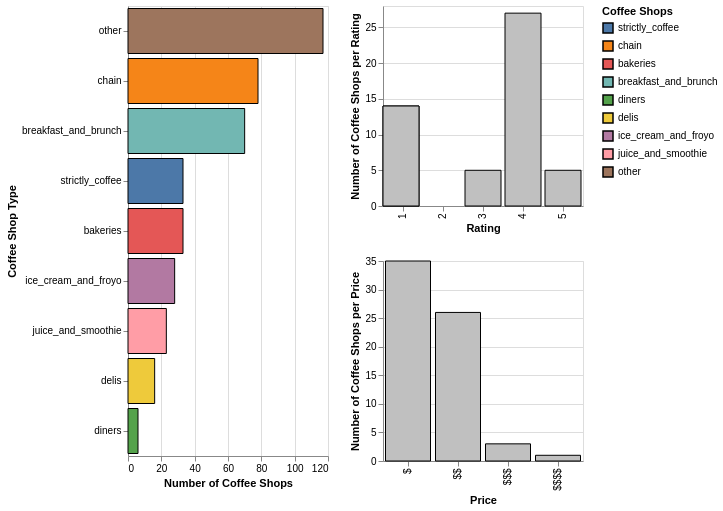

Write a Vega-Lite specification for this figure.
### Vega-Lite specification from a JSON file in a GitHub repository (floating-point values rounded to 4 significant figures; data arrays with more than 128 entries replaced by an {"elided": "..."} marker saying what was removed)
{"config": {"view": {"width": 400, "height": 300}}, "hconcat": [{"data": {"values": {"elided": "404 records"}}, "mark": {"type": "bar", "stroke": "Black"}, "encoding": {"color": {"type": "nominal", "field": "primary_category", "legend": {"title": "Coffee Shops"}, "scale": {"domain": ["strictly_coffee", "chain", "bakeries", "breakfast_and_brunch", "diners", "delis", "ice_cream_and_froyo", "juice_and_smoothie", "other"], "scheme": "tableau10"}}, "x": {"type": "quantitative", "aggregate": "count", "axis": {"title": "Number of Coffee Shops"}}, "y": {"type": "nominal", "axis": {"title": "Coffee Shop Type"}, "field": "primary_category", "sort": {"op": "count", "order": "descending"}}}, "height": 450, "width": 200}, {"vconcat": [{"data": {"values": [{"Store_Name": "Morsels", "Price": "$", "Rating": 3.5, "primary_category": "strictly_coffee"}, {"Store_Name": "Ebar", "Price": "$", "Rating": 4, "primary_category": "strictly_coffee"}, {"Store_Name": "Simmer Cafe", "Price": "$$", "Rating": 4, "primary_category": "strictly_coffee"}, {"Store_Name": "Starbucks", "Price": "$$", "Rating": 3, "primary_category": "chain"}, {"Store_Name": "Cafe 100", "Price": "$", "Rating": 4, "primary_category": "other"}, {"Store_Name": "Aviva by Kameel", "Price": "$$", "Rating": 5, "primary_category": "juice_and_smoothie"}, {"Store_Name": "The Warhorse Coffee Joint", "Price": "$", "Rating": 4.5, "primary_category": "strictly_coffee"}, {"Store_Name": "The Goat Farm", "Price": "$", "Rating": 4.5, "primary_category": "other"}, {"Store_Name": "Land of a Thousand Hills Midtown", "Price": "$$", "Rating": 4, "primary_category": "bakeries"}, {"Store_Name": "Empire State South", "Price": "$$$", "Rating": 4, "primary_category": "other"}, {"Store_Name": "Arden's Garden", "Price": "$", "Rating": 4, "primary_category": "chain"}, {"Store_Name": "The Flying Biscuit Cafe", "Price": "$$", "Rating": 4, "primary_category": "breakfast_and_brunch"}, {"Store_Name": "Tropical Smoothie Cafe", "Price": "$", "Rating": 4, "primary_category": "juice_and_smoothie"}, {"Store_Name": "J. Christopher's", "Price": "$$", "Rating": 3, "primary_category": "breakfast_and_brunch"}, {"Store_Name": "Hodgepodge Coffeehouse & Gallery", "Price": "$", "Rating": 4, "primary_category": "bakeries"}, {"Store_Name": "Callie's Hot Little Biscuit", "Price": "$", "Rating": 4, "primary_category": "bakeries"}, {"Store_Name": "Cacao Atlanta Chocolate", "Price": "$$$", "Rating": 3, "primary_category": "other"}, {"Store_Name": "Java Jive Coffee House and Cafe", "Price": "$", "Rating": 3.5, "primary_category": "breakfast_and_brunch"}, {"Store_Name": "Callie's Hot Little Biscuit", "Price": "$", "Rating": 4, "primary_category": "bakeries"}, {"Store_Name": "Flats Handcrafted Flatbreads", "Price": "$", "Rating": 4, "primary_category": "juice_and_smoothie"}, {"Store_Name": "Starbucks", "Price": "$", "Rating": 3.5, "primary_category": "chain"}, {"Store_Name": "Cheese Caked", "Price": "$$", "Rating": 4, "primary_category": "other"}, {"Store_Name": "Good Food Truck", "Price": "$", "Rating": 4.5, "primary_category": "other"}, {"Store_Name": "Proof Bakeshop", "Price": "$", "Rating": 4, "primary_category": "bakeries"}, {"Store_Name": "Revolution Doughnuts", "Price": "$$", "Rating": 4.5, "primary_category": "other"}, {"Store_Name": "Park View Cafe", "Price": "$", "Rating": 3.5, "primary_category": "other"}, {"Store_Name": "Java World Coffee Cart", "Price": "$", "Rating": 4.5, "primary_category": "breakfast_and_brunch"}, {"Store_Name": "Kroger", "Price": "$$", "Rating": 3.5, "primary_category": "other"}, {"Store_Name": "Brother Moto", "Price": "$", "Rating": 4.5, "primary_category": "other"}, {"Store_Name": "Little's Food Store and Grill", "Price": "$", "Rating": 4.5, "primary_category": "other"}, {"Store_Name": "Jayida Ché Tea Spot", "Price": "$$", "Rating": 5, "primary_category": "strictly_coffee"}, {"Store_Name": "Morelli's Gourmet Ice Cream & Desserts", "Price": "$", "Rating": 4.5, "primary_category": "ice_cream_and_froyo"}, {"Store_Name": "Carver Neighborhood Market", "Price": "$", "Rating": 4.5, "primary_category": "other"}, {"Store_Name": "Firelight Coffee Roasters", "Price": "$", "Rating": 4.5, "primary_category": "other"}, {"Store_Name": "Buckhead Diner", "Price": "$$", "Rating": 3.5, "primary_category": "breakfast_and_brunch"}, {"Store_Name": "Taverna Buckhead", "Price": "$$", "Rating": 3.5, "primary_category": "breakfast_and_brunch"}, {"Store_Name": "Vegan Dream Doughnuts", "Price": "$$", "Rating": 4, "primary_category": "other"}, {"Store_Name": "Gato", "Price": "$", "Rating": 4, "primary_category": "breakfast_and_brunch"}, {"Store_Name": "Sean's Harvest Market", "Price": "$", "Rating": 4.5, "primary_category": "juice_and_smoothie"}, {"Store_Name": "Rhodes Family Bakery", "Price": "$$", "Rating": 3.5, "primary_category": "bakeries"}, {"Store_Name": "Whiskey Bird", "Price": "$$", "Rating": 4.5, "primary_category": "breakfast_and_brunch"}, {"Store_Name": "Sprouts Farmers Market", "Price": "$$", "Rating": 4, "primary_category": "other"}, {"Store_Name": "Municipal Market", "Price": "$$", "Rating": 4, "primary_category": "other"}, {"Store_Name": "Starbucks", "Price": "$", "Rating": 3, "primary_category": "chain"}, {"Store_Name": "Exxon", "Price": "$$$$", "Rating": 3, "primary_category": "other"}, {"Store_Name": "Kroger", "Price": "$$", "Rating": 3.5, "primary_category": "other"}, {"Store_Name": "Baskin Robbins", "Price": "$", "Rating": 3.5, "primary_category": "ice_cream_and_froyo"}, {"Store_Name": "Sweet Hut", "Price": "$$", "Rating": 4, "primary_category": "bakeries"}, {"Store_Name": "Godiva Chocolatier", "Price": "$$$", "Rating": 4, "primary_category": "other"}, {"Store_Name": "NM Cafe", "Price": "$$", "Rating": 3.5, "primary_category": "other"}, {"Store_Name": "Star Cafe", "Price": "$", "Rating": 4, "primary_category": "breakfast_and_brunch"}, {"Store_Name": "Majik's Market", "Price": "$$", "Rating": 5, "primary_category": "other"}, {"Store_Name": "Monday Night Brewing", "Price": "$", "Rating": 4.5, "primary_category": "other"}, {"Store_Name": "Neighborhood Eats", "Price": "$", "Rating": 5, "primary_category": "breakfast_and_brunch"}, {"Store_Name": "Smoothie King", "Price": "$", "Rating": 4, "primary_category": "chain"}, {"Store_Name": "Goldberg's Bagel Company & Deli", "Price": "$$", "Rating": 4, "primary_category": "delis"}, {"Store_Name": "Cafe At Pharr", "Price": "$$", "Rating": 3.5, "primary_category": "other"}, {"Store_Name": "Second Self Beer Company", "Price": "$", "Rating": 4, "primary_category": "other"}, {"Store_Name": "Kwan's Deli and Korean Kitchen", "Price": "$", "Rating": 4, "primary_category": "delis"}, {"Store_Name": "Charlot's Creole Cafe", "Price": "$$", "Rating": 3.5, "primary_category": "strictly_coffee"}, {"Store_Name": "Atlanta Breakfast Club", "Price": "$$", "Rating": 4.5, "primary_category": "breakfast_and_brunch"}, {"Store_Name": "Happy Tabby Cat Cafe", "Price": "$", "Rating": 5, "primary_category": "strictly_coffee"}, {"Store_Name": "Jake's Ice Creams & Sorbets", "Price": "$", "Rating": 3.5, "primary_category": "ice_cream_and_froyo"}, {"Store_Name": "Sun in My Belly", "Price": "$$", "Rating": 4, "primary_category": "breakfast_and_brunch"}, {"Store_Name": "Land of a Thousand Hills Coffee", "Price": "$", "Rating": 4, "primary_category": "other"}]}, "mark": {"type": "bar", "fill": "silver", "stroke": "Black"}, "encoding": {"x": {"type": "ordinal", "axis": {"title": "Rating"}, "field": "Rating", "scale": {"domain": [1, 2, 3, 4, 5], "type": "band"}}, "y": {"type": "quantitative", "aggregate": "count", "axis": {"title": "Number of Coffee Shops per Rating"}}}, "height": 200, "width": 200}, {"data": {"values": [{"Store_Name": "Morsels", "Price": "$", "Rating": 3.5, "primary_category": "strictly_coffee"}, {"Store_Name": "Ebar", "Price": "$", "Rating": 4, "primary_category": "strictly_coffee"}, {"Store_Name": "Simmer Cafe", "Price": "$$", "Rating": 4, "primary_category": "strictly_coffee"}, {"Store_Name": "Starbucks", "Price": "$$", "Rating": 3, "primary_category": "chain"}, {"Store_Name": "Cafe 100", "Price": "$", "Rating": 4, "primary_category": "other"}, {"Store_Name": "Aviva by Kameel", "Price": "$$", "Rating": 5, "primary_category": "juice_and_smoothie"}, {"Store_Name": "The Warhorse Coffee Joint", "Price": "$", "Rating": 4.5, "primary_category": "strictly_coffee"}, {"Store_Name": "The Goat Farm", "Price": "$", "Rating": 4.5, "primary_category": "other"}, {"Store_Name": "Land of a Thousand Hills Midtown", "Price": "$$", "Rating": 4, "primary_category": "bakeries"}, {"Store_Name": "Empire State South", "Price": "$$$", "Rating": 4, "primary_category": "other"}, {"Store_Name": "Arden's Garden", "Price": "$", "Rating": 4, "primary_category": "chain"}, {"Store_Name": "The Flying Biscuit Cafe", "Price": "$$", "Rating": 4, "primary_category": "breakfast_and_brunch"}, {"Store_Name": "Tropical Smoothie Cafe", "Price": "$", "Rating": 4, "primary_category": "juice_and_smoothie"}, {"Store_Name": "J. Christopher's", "Price": "$$", "Rating": 3, "primary_category": "breakfast_and_brunch"}, {"Store_Name": "Hodgepodge Coffeehouse & Gallery", "Price": "$", "Rating": 4, "primary_category": "bakeries"}, {"Store_Name": "Callie's Hot Little Biscuit", "Price": "$", "Rating": 4, "primary_category": "bakeries"}, {"Store_Name": "Cacao Atlanta Chocolate", "Price": "$$$", "Rating": 3, "primary_category": "other"}, {"Store_Name": "Java Jive Coffee House and Cafe", "Price": "$", "Rating": 3.5, "primary_category": "breakfast_and_brunch"}, {"Store_Name": "Callie's Hot Little Biscuit", "Price": "$", "Rating": 4, "primary_category": "bakeries"}, {"Store_Name": "Flats Handcrafted Flatbreads", "Price": "$", "Rating": 4, "primary_category": "juice_and_smoothie"}, {"Store_Name": "Starbucks", "Price": "$", "Rating": 3.5, "primary_category": "chain"}, {"Store_Name": "Cheese Caked", "Price": "$$", "Rating": 4, "primary_category": "other"}, {"Store_Name": "Good Food Truck", "Price": "$", "Rating": 4.5, "primary_category": "other"}, {"Store_Name": "Proof Bakeshop", "Price": "$", "Rating": 4, "primary_category": "bakeries"}, {"Store_Name": "Revolution Doughnuts", "Price": "$$", "Rating": 4.5, "primary_category": "other"}, {"Store_Name": "Park View Cafe", "Price": "$", "Rating": 3.5, "primary_category": "other"}, {"Store_Name": "Java World Coffee Cart", "Price": "$", "Rating": 4.5, "primary_category": "breakfast_and_brunch"}, {"Store_Name": "Kroger", "Price": "$$", "Rating": 3.5, "primary_category": "other"}, {"Store_Name": "Brother Moto", "Price": "$", "Rating": 4.5, "primary_category": "other"}, {"Store_Name": "Little's Food Store and Grill", "Price": "$", "Rating": 4.5, "primary_category": "other"}, {"Store_Name": "Jayida Ché Tea Spot", "Price": "$$", "Rating": 5, "primary_category": "strictly_coffee"}, {"Store_Name": "Morelli's Gourmet Ice Cream & Desserts", "Price": "$", "Rating": 4.5, "primary_category": "ice_cream_and_froyo"}, {"Store_Name": "Carver Neighborhood Market", "Price": "$", "Rating": 4.5, "primary_category": "other"}, {"Store_Name": "Firelight Coffee Roasters", "Price": "$", "Rating": 4.5, "primary_category": "other"}, {"Store_Name": "Buckhead Diner", "Price": "$$", "Rating": 3.5, "primary_category": "breakfast_and_brunch"}, {"Store_Name": "Taverna Buckhead", "Price": "$$", "Rating": 3.5, "primary_category": "breakfast_and_brunch"}, {"Store_Name": "Vegan Dream Doughnuts", "Price": "$$", "Rating": 4, "primary_category": "other"}, {"Store_Name": "Gato", "Price": "$", "Rating": 4, "primary_category": "breakfast_and_brunch"}, {"Store_Name": "Sean's Harvest Market", "Price": "$", "Rating": 4.5, "primary_category": "juice_and_smoothie"}, {"Store_Name": "Rhodes Family Bakery", "Price": "$$", "Rating": 3.5, "primary_category": "bakeries"}, {"Store_Name": "Whiskey Bird", "Price": "$$", "Rating": 4.5, "primary_category": "breakfast_and_brunch"}, {"Store_Name": "Sprouts Farmers Market", "Price": "$$", "Rating": 4, "primary_category": "other"}, {"Store_Name": "Municipal Market", "Price": "$$", "Rating": 4, "primary_category": "other"}, {"Store_Name": "Starbucks", "Price": "$", "Rating": 3, "primary_category": "chain"}, {"Store_Name": "Exxon", "Price": "$$$$", "Rating": 3, "primary_category": "other"}, {"Store_Name": "Kroger", "Price": "$$", "Rating": 3.5, "primary_category": "other"}, {"Store_Name": "Baskin Robbins", "Price": "$", "Rating": 3.5, "primary_category": "ice_cream_and_froyo"}, {"Store_Name": "Sweet Hut", "Price": "$$", "Rating": 4, "primary_category": "bakeries"}, {"Store_Name": "Godiva Chocolatier", "Price": "$$$", "Rating": 4, "primary_category": "other"}, {"Store_Name": "NM Cafe", "Price": "$$", "Rating": 3.5, "primary_category": "other"}, {"Store_Name": "Star Cafe", "Price": "$", "Rating": 4, "primary_category": "breakfast_and_brunch"}, {"Store_Name": "Majik's Market", "Price": "$$", "Rating": 5, "primary_category": "other"}, {"Store_Name": "Monday Night Brewing", "Price": "$", "Rating": 4.5, "primary_category": "other"}, {"Store_Name": "Neighborhood Eats", "Price": "$", "Rating": 5, "primary_category": "breakfast_and_brunch"}, {"Store_Name": "Smoothie King", "Price": "$", "Rating": 4, "primary_category": "chain"}, {"Store_Name": "Goldberg's Bagel Company & Deli", "Price": "$$", "Rating": 4, "primary_category": "delis"}, {"Store_Name": "Cafe At Pharr", "Price": "$$", "Rating": 3.5, "primary_category": "other"}, {"Store_Name": "Second Self Beer Company", "Price": "$", "Rating": 4, "primary_category": "other"}, {"Store_Name": "Kwan's Deli and Korean Kitchen", "Price": "$", "Rating": 4, "primary_category": "delis"}, {"Store_Name": "Charlot's Creole Cafe", "Price": "$$", "Rating": 3.5, "primary_category": "strictly_coffee"}, {"Store_Name": "Atlanta Breakfast Club", "Price": "$$", "Rating": 4.5, "primary_category": "breakfast_and_brunch"}, {"Store_Name": "Happy Tabby Cat Cafe", "Price": "$", "Rating": 5, "primary_category": "strictly_coffee"}, {"Store_Name": "Jake's Ice Creams & Sorbets", "Price": "$", "Rating": 3.5, "primary_category": "ice_cream_and_froyo"}, {"Store_Name": "Sun in My Belly", "Price": "$$", "Rating": 4, "primary_category": "breakfast_and_brunch"}, {"Store_Name": "Land of a Thousand Hills Coffee", "Price": "$", "Rating": 4, "primary_category": "other"}]}, "mark": {"type": "bar", "fill": "Silver", "stroke": "Black"}, "encoding": {"x": {"type": "nominal", "axis": {"title": "Price"}, "field": "Price"}, "y": {"type": "quantitative", "aggregate": "count", "axis": {"title": "Number of Coffee Shops per Price"}}}, "height": 200, "width": 200}]}], "data": {"values": [{"Store_Name": "Morsels", "Price": "$", "Rating": 3.5, "primary_category": "strictly_coffee"}, {"Store_Name": "Ebar", "Price": "$", "Rating": 4, "primary_category": "strictly_coffee"}, {"Store_Name": "Simmer Cafe", "Price": "$$", "Rating": 4, "primary_category": "strictly_coffee"}, {"Store_Name": "Starbucks", "Price": "$$", "Rating": 3, "primary_category": "chain"}, {"Store_Name": "Cafe 100", "Price": "$", "Rating": 4, "primary_category": "other"}, {"Store_Name": "Aviva by Kameel", "Price": "$$", "Rating": 5, "primary_category": "juice_and_smoothie"}, {"Store_Name": "The Warhorse Coffee Joint", "Price": "$", "Rating": 4.5, "primary_category": "strictly_coffee"}, {"Store_Name": "The Goat Farm", "Price": "$", "Rating": 4.5, "primary_category": "other"}, {"Store_Name": "Land of a Thousand Hills Midtown", "Price": "$$", "Rating": 4, "primary_category": "bakeries"}, {"Store_Name": "Empire State South", "Price": "$$$", "Rating": 4, "primary_category": "other"}, {"Store_Name": "Arden's Garden", "Price": "$", "Rating": 4, "primary_category": "chain"}, {"Store_Name": "The Flying Biscuit Cafe", "Price": "$$", "Rating": 4, "primary_category": "breakfast_and_brunch"}, {"Store_Name": "Tropical Smoothie Cafe", "Price": "$", "Rating": 4, "primary_category": "juice_and_smoothie"}, {"Store_Name": "J. Christopher's", "Price": "$$", "Rating": 3, "primary_category": "breakfast_and_brunch"}, {"Store_Name": "Hodgepodge Coffeehouse & Gallery", "Price": "$", "Rating": 4, "primary_category": "bakeries"}, {"Store_Name": "Callie's Hot Little Biscuit", "Price": "$", "Rating": 4, "primary_category": "bakeries"}, {"Store_Name": "Cacao Atlanta Chocolate", "Price": "$$$", "Rating": 3, "primary_category": "other"}, {"Store_Name": "Java Jive Coffee House and Cafe", "Price": "$", "Rating": 3.5, "primary_category": "breakfast_and_brunch"}, {"Store_Name": "Callie's Hot Little Biscuit", "Price": "$", "Rating": 4, "primary_category": "bakeries"}, {"Store_Name": "Flats Handcrafted Flatbreads", "Price": "$", "Rating": 4, "primary_category": "juice_and_smoothie"}, {"Store_Name": "Starbucks", "Price": "$", "Rating": 3.5, "primary_category": "chain"}, {"Store_Name": "Cheese Caked", "Price": "$$", "Rating": 4, "primary_category": "other"}, {"Store_Name": "Good Food Truck", "Price": "$", "Rating": 4.5, "primary_category": "other"}, {"Store_Name": "Proof Bakeshop", "Price": "$", "Rating": 4, "primary_category": "bakeries"}, {"Store_Name": "Revolution Doughnuts", "Price": "$$", "Rating": 4.5, "primary_category": "other"}, {"Store_Name": "Park View Cafe", "Price": "$", "Rating": 3.5, "primary_category": "other"}, {"Store_Name": "Java World Coffee Cart", "Price": "$", "Rating": 4.5, "primary_category": "breakfast_and_brunch"}, {"Store_Name": "Kroger", "Price": "$$", "Rating": 3.5, "primary_category": "other"}, {"Store_Name": "Brother Moto", "Price": "$", "Rating": 4.5, "primary_category": "other"}, {"Store_Name": "Little's Food Store and Grill", "Price": "$", "Rating": 4.5, "primary_category": "other"}, {"Store_Name": "Jayida Ché Tea Spot", "Price": "$$", "Rating": 5, "primary_category": "strictly_coffee"}, {"Store_Name": "Morelli's Gourmet Ice Cream & Desserts", "Price": "$", "Rating": 4.5, "primary_category": "ice_cream_and_froyo"}, {"Store_Name": "Carver Neighborhood Market", "Price": "$", "Rating": 4.5, "primary_category": "other"}, {"Store_Name": "Firelight Coffee Roasters", "Price": "$", "Rating": 4.5, "primary_category": "other"}, {"Store_Name": "Buckhead Diner", "Price": "$$", "Rating": 3.5, "primary_category": "breakfast_and_brunch"}, {"Store_Name": "Taverna Buckhead", "Price": "$$", "Rating": 3.5, "primary_category": "breakfast_and_brunch"}, {"Store_Name": "Vegan Dream Doughnuts", "Price": "$$", "Rating": 4, "primary_category": "other"}, {"Store_Name": "Gato", "Price": "$", "Rating": 4, "primary_category": "breakfast_and_brunch"}, {"Store_Name": "Sean's Harvest Market", "Price": "$", "Rating": 4.5, "primary_category": "juice_and_smoothie"}, {"Store_Name": "Rhodes Family Bakery", "Price": "$$", "Rating": 3.5, "primary_category": "bakeries"}, {"Store_Name": "Whiskey Bird", "Price": "$$", "Rating": 4.5, "primary_category": "breakfast_and_brunch"}, {"Store_Name": "Sprouts Farmers Market", "Price": "$$", "Rating": 4, "primary_category": "other"}, {"Store_Name": "Municipal Market", "Price": "$$", "Rating": 4, "primary_category": "other"}, {"Store_Name": "Starbucks", "Price": "$", "Rating": 3, "primary_category": "chain"}, {"Store_Name": "Exxon", "Price": "$$$$", "Rating": 3, "primary_category": "other"}, {"Store_Name": "Kroger", "Price": "$$", "Rating": 3.5, "primary_category": "other"}, {"Store_Name": "Baskin Robbins", "Price": "$", "Rating": 3.5, "primary_category": "ice_cream_and_froyo"}, {"Store_Name": "Sweet Hut", "Price": "$$", "Rating": 4, "primary_category": "bakeries"}, {"Store_Name": "Godiva Chocolatier", "Price": "$$$", "Rating": 4, "primary_category": "other"}, {"Store_Name": "NM Cafe", "Price": "$$", "Rating": 3.5, "primary_category": "other"}, {"Store_Name": "Star Cafe", "Price": "$", "Rating": 4, "primary_category": "breakfast_and_brunch"}, {"Store_Name": "Majik's Market", "Price": "$$", "Rating": 5, "primary_category": "other"}, {"Store_Name": "Monday Night Brewing", "Price": "$", "Rating": 4.5, "primary_category": "other"}, {"Store_Name": "Neighborhood Eats", "Price": "$", "Rating": 5, "primary_category": "breakfast_and_brunch"}, {"Store_Name": "Smoothie King", "Price": "$", "Rating": 4, "primary_category": "chain"}, {"Store_Name": "Goldberg's Bagel Company & Deli", "Price": "$$", "Rating": 4, "primary_category": "delis"}, {"Store_Name": "Cafe At Pharr", "Price": "$$", "Rating": 3.5, "primary_category": "other"}, {"Store_Name": "Second Self Beer Company", "Price": "$", "Rating": 4, "primary_category": "other"}, {"Store_Name": "Kwan's Deli and Korean Kitchen", "Price": "$", "Rating": 4, "primary_category": "delis"}, {"Store_Name": "Charlot's Creole Cafe", "Price": "$$", "Rating": 3.5, "primary_category": "strictly_coffee"}, {"Store_Name": "Atlanta Breakfast Club", "Price": "$$", "Rating": 4.5, "primary_category": "breakfast_and_brunch"}, {"Store_Name": "Happy Tabby Cat Cafe", "Price": "$", "Rating": 5, "primary_category": "strictly_coffee"}, {"Store_Name": "Jake's Ice Creams & Sorbets", "Price": "$", "Rating": 3.5, "primary_category": "ice_cream_and_froyo"}, {"Store_Name": "Sun in My Belly", "Price": "$$", "Rating": 4, "primary_category": "breakfast_and_brunch"}, {"Store_Name": "Land of a Thousand Hills Coffee", "Price": "$", "Rating": 4, "primary_category": "other"}]}, "$schema": "https://vega.github.io/schema/vega-lite/v2.3.0.json"}
